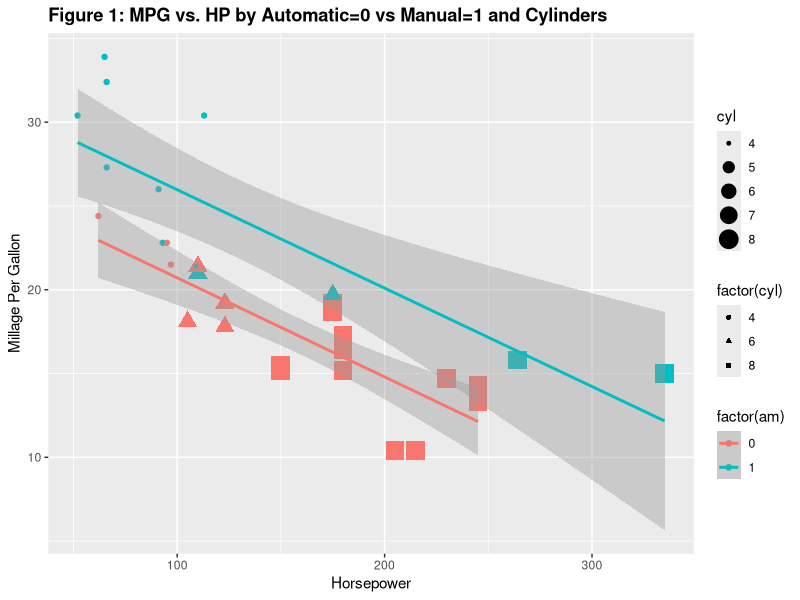
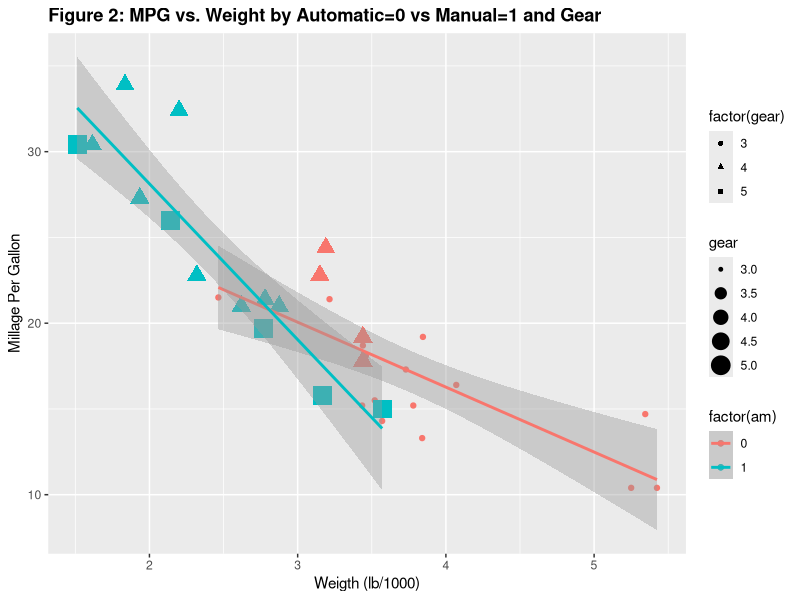

Write R code to recreate these figures, in order. (Note: this script raises an error after producing the figures.)
## ---- chunk 1
library(datasets)
library(corrplot)
library(knitr)
library(gridExtra)
library(ggplot2)
data(mtcars)
head(mtcars)
## ---- chunk 2
qplot(hp, mpg,data=mtcars, color=factor(am)) + geom_point(aes(size=cyl,shape = factor(cyl))) + geom_smooth(method=lm,span = 0.1) + ggtitle("Figure 1: MPG vs. HP by Automatic=0 vs Manual=1 and Cylinders") +  theme(plot.title = element_text(lineheight=.8, face="bold")) + xlab("Horsepower") + ylab("Millage Per Gallon")
qplot(wt, mpg,data=mtcars, color=factor(am)) + geom_point(aes(size=gear,shape = factor(gear))) + geom_smooth(method=lm,span = 0.1) + ggtitle("Figure 2: MPG vs. Weight by Automatic=0 vs Manual=1 and Gear") +  theme(plot.title = element_text(lineheight=.8, face="bold")) + xlab("Weigth (lb/1000)") + ylab("Millage Per Gallon")
## ---- chunk 3
mtcars$cyl <- factor(mtcars$cyl)
mtcars$vs <- factor(mtcars$vs)
mtcars$gear <- factor(mtcars$gear)
mtcars$carb <- factor(mtcars$carb)
mtcars$am <- factor(mtcars$am, labels = c("Automatic", "Manual"))
## ---- chunk 4
aggregate(mpg ~ am, data = mtcars, mean)
## ---- chunk 5
col <- colorRampPalette(c("red", "white", "blue"))
set.seed(135)
correlCars<-cor(as.data.frame(mtcars))
## ---- chunk 6
corrplot.mixed(correlCars, order = "alphabet",  lower="number", upper="color", tl.cex = 1.3,  tl.col = rgb(0, 0, 0),col = col(20))
## ---- chunk 7
set.seed(955)
fit <- lm(mpg ~ am,data=mtcars)
summary(fit)
## ---- chunk 8
fit1 <- lm(mpg ~ .,data=mtcars)
## ---- chunk 9
fit2 <- lm(mpg ~ cyl + hp + wt + am ,data=mtcars)
summary(fit2)$coef
## ---- chunk 10
fit3 <- lm(mpg ~  hp + wt + am ,data=mtcars)
summary(fit3)$coef
fit4 <- lm(mpg ~  hp + wt  ,data=mtcars)
## ---- chunk 11
anova(fit1, fit2, fit3, fit4)
## ---- chunk 12
sumCoef<-summary(fit3)$coef
sumCoef[4,1] + c(-1, 1) * qt(.975, df = fit$df) * sumCoef[4, 2]
## ---- chunk 13
t.test(mpg ~ am, data = mtcars)$statistic
## ---- chunk 14
layout(matrix(c(1,2,3,4),2,2))
plot(fit3)
## ---- chunk 15
p1<-ggplot(aes(x=factor(am), y=mpg),data=mtcars)+ geom_boxplot(aes(fill = factor(am), color = factor(am),alpha=0.3)) + ggtitle("Figure 5: MPG for Automatic/Manual transmission") +  theme(plot.title = element_text(lineheight=.8, face="bold")) + xlab("Automatic=0 vs Manual=1   Transmission") + ylab("Millage Per Gallon")
p2<-ggplot(aes(x=factor(am), y=wt),data=mtcars)+ geom_boxplot(aes(fill = factor(am), color = factor(am),alpha=0.3)) + ggtitle("Figure 6: Weigth for Automatic/Manual transmission") +  theme(plot.title = element_text(lineheight=.8, face="bold")) + xlab("Automatic vs Manual  Transmission") + ylab("Weigth ((lb/1000))")
grid.arrange(arrangeGrob(arrangeGrob(p1,p2),ncol=2, widths=unit(1, "npc"), just="left"))
